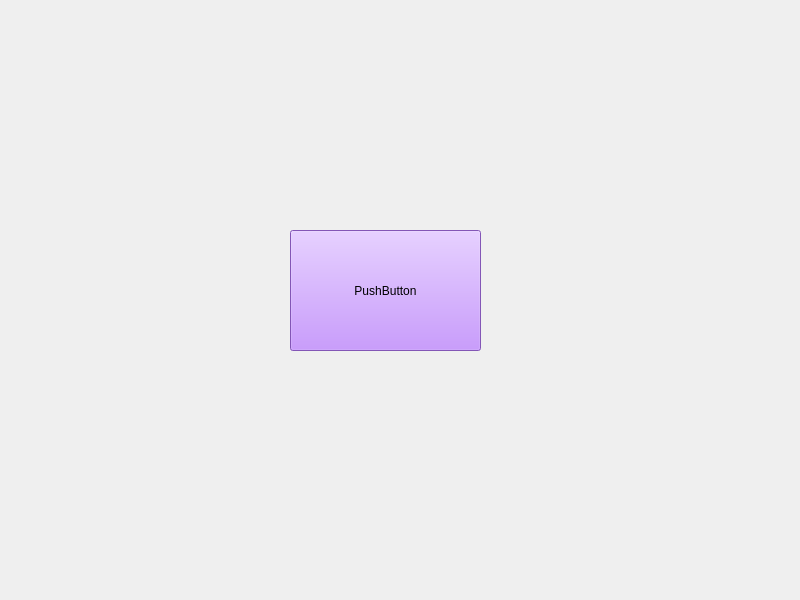
<?xml version="1.0" encoding="UTF-8"?>
<ui version="4.0">
 <class>MainWindow</class>
 <widget class="QMainWindow" name="MainWindow">
  <property name="geometry">
   <rect>
    <x>0</x>
    <y>0</y>
    <width>800</width>
    <height>600</height>
   </rect>
  </property>
  <property name="windowTitle">
   <string>MainWindow</string>
  </property>
  <property name="styleSheet">
   <string notr="true"/>
  </property>
  <widget class="QWidget" name="centralwidget">
   <widget class="QPushButton" name="pushButton">
    <property name="geometry">
     <rect>
      <x>290</x>
      <y>230</y>
      <width>191</width>
      <height>121</height>
     </rect>
    </property>
    <property name="styleSheet">
     <string notr="true">background-color: rgb(183, 120, 255);</string>
    </property>
    <property name="text">
     <string>PushButton</string>
    </property>
   </widget>
  </widget>
 </widget>
 <resources/>
 <connections/>
</ui>
